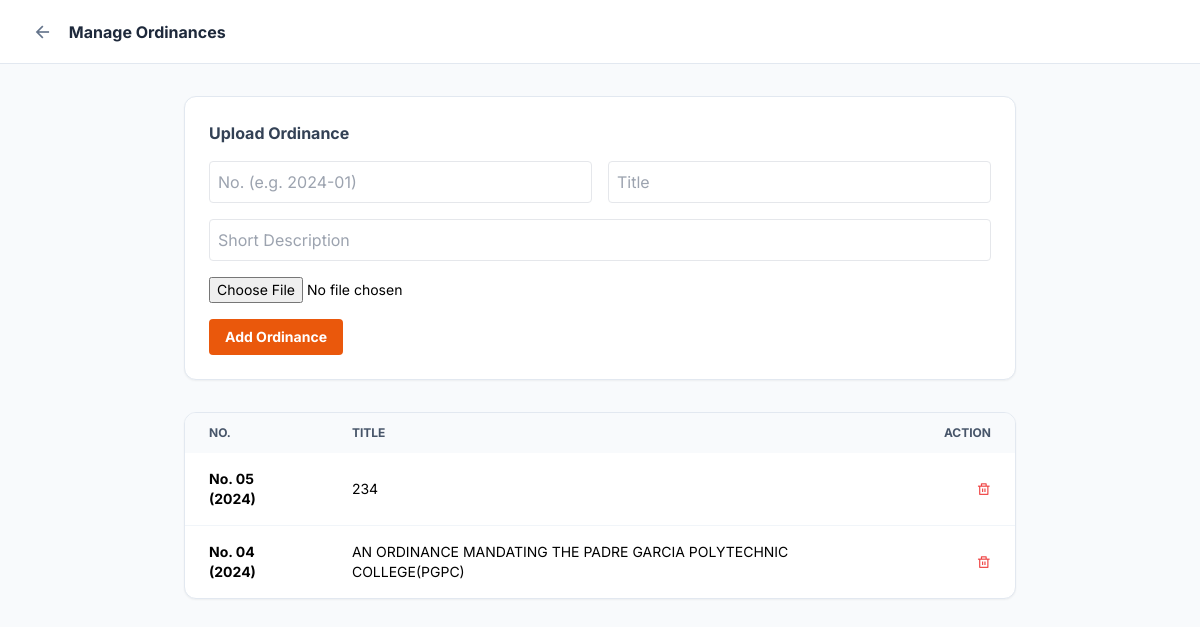
The app's page /manage-ordinances (signed in) with its own data.
### webapp/models.py (models this page shows)
class Ordinance(db.Model):
    id = db.Column(db.Integer, primary_key=True)
    number = db.Column(db.String(50), nullable=False)
    title = db.Column(db.String(300), nullable=False)
    description = db.Column(db.Text, nullable=True)
    file_url = db.Column(db.String(500), nullable=True)
    date_added = db.Column(db.DateTime(timezone=True), server_default=func.now())

### webapp/views.py (the view, shortened to what this page needs)
@views.route("/manage-ordinances", methods=["GET", "POST"])
@login_required
def manage_ordinances():
    if not current_user.is_admin: return redirect(url_for("views.home"))
    ordinances = Ordinance.query.order_by(Ordinance.id.desc()).all()
    return render_template("manage_ordinances.html", ordinances=ordinances)

### webapp/views.py (called while the page is built, shortened)
@views.before_app_request
def check_maintenance():
    try:
        setting = SiteContent.query.filter_by(key='site_maintenance_mode').first()
        is_maintenance = (setting.value == 'true') if setting else False
    except:
        is_maintenance = False
    if not is_maintenance:
        return None

### webapp/templates/manage_ordinances.html (shortened to what this page needs)
{% extends "base.html" %}
{% block navbar %}
<nav class="fixed top-0 w-full z-50 bg-white border-b border-slate-200 h-16 flex items-center px-8 justify-between">
    <div class="flex items-center gap-4">
        <a href="{{ url_for('views.dashboard') }}" class="text-slate-500 hover:text-slate-800"><i class="ri-arrow-left-line text-xl"></i></a>
        <h1 class="font-bold text-slate-800">Manage Ordinances</h1>
    </div>
</nav>
{% endblock %}
{% block content %}
<div class="pt-24 pb-20 px-8 max-w-4xl mx-auto">
    <div class="bg-white p-6 rounded-xl border border-slate-200 shadow-sm mb-8">
        <h3 class="font-bold text-slate-700 mb-4">Upload Ordinance</h3>
        <form method="POST" enctype="multipart/form-data" class="space-y-4">
            <div class="grid grid-cols-2 gap-4">
                <input type="text" name="ord_number" placeholder="No. (e.g. 2024-01)" required class="border rounded p-2">
                <input type="text" name="ord_title" placeholder="Title" required class="border rounded p-2">
            </div>
            <input type="text" name="ord_desc" placeholder="Short Description" class="w-full border rounded p-2">
            <input type="file" name="ord_file" class="block w-full text-sm">
            <button type="submit" class="bg-orange-600 text-white px-4 py-2 rounded font-bold text-sm">Add Ordinance</button>
        </form>
    </div>
    <div class="bg-white rounded-xl shadow-sm border border-slate-200 overflow-hidden">
        <table class="w-full text-sm text-left">
            <thead class="bg-slate-50 text-slate-600 uppercase text-xs"><tr><th class="px-6 py-3">No.</th><th class="px-6 py-3">Title</th><th class="px-6 py-3 text-right">Action</th></tr></thead>
            <tbody class="divide-y divide-slate-100">
                {% for ord in ordinances %}
                <tr>
                    <td class="px-6 py-4 font-bold">{{ ord.number }}</td>
                    <td class="px-6 py-4">{{ ord.title }}</td>
                    <td class="px-6 py-4 text-right">
                        <form method="POST" onsubmit="return confirm('Delete?');">
                            <button class="text-red-500 hover:text-red-700"><i class="ri-delete-bin-line"></i></button>
                        </form>
                    </td>
                </tr>
                {% endfor %}
            </tbody>
        </table>
    </div>
</div>
{% endblock %}

### webapp/templates/base.html (style rules this page uses)
html, body { overflow-x: hidden; width: 100%; margin: 0; padding: 0; background-color: #f8fafc; transition: all 0.3s ease; }

### records on screen
Ordinance: number "No. 05 (2024)", title "234"
Ordinance: number "No. 04 (2024)", title "AN ORDINANCE MANDATING THE PADRE GARCIA POLYTECHNIC COLLEGE(PGPC)"
